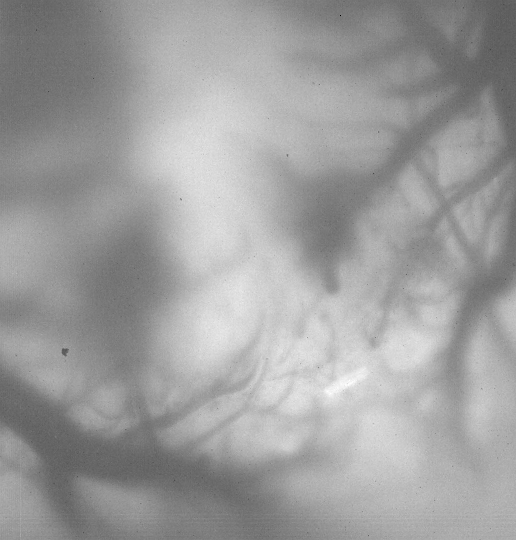
#> input picture frame_1.png, 516 x 540 px
$ python -i ext_visualizer_v2.py   (imports and definitions only)
#> lines starting #> are read from the running program, lines starting #| are printed output that depends on the picture
# ext_visualization_enhanced.py
import h5py
import numpy as np
import matplotlib.pyplot as plt
import cv2
from pathlib import Path
import warnings

class EfficientVideoExporter:
    def __init__(self, data, original_fps=500.67):
        self.data = data
        self.original_fps = original_fps

    def separate_interleaved_frames(self, frame_indices):
        """
        Separate interleaved low/high contrast frames

        Parameters:
        - frame_indices: List of frame indices to separate

        Returns:
        - low_contrast_frames: Even indices (0, 2, 4, ...)
        - high_contrast_frames: Odd indices (1, 3, 5, ...)
        """
        low_contrast_frames = []
        high_contrast_frames = []

        for idx in frame_indices:
            if idx % 2 == 0:  # Even frames - low contrast
                low_contrast_frames.append(idx)
            else:  # Odd frames - high contrast
                high_contrast_frames.append(idx)

        return low_contrast_frames, high_contrast_frames

    def export_separated_frames(self, frame_indices, output_base_path, target_fps=500.67,
                               normalize=True, add_frame_info=True, export_both=True):
        """
        Export separated low/high contrast frames

        Parameters:
        - frame_indices: List of frame indices to process
        - output_base_path: Base path for output files (will add _low and _high suffixes)
        - target_fps: Target FPS for output video
        - normalize: Whether to normalize intensity for better contrast
        - add_frame_info: Whether to overlay frame number and timestamp
        - export_both: If True, exports both separated and combined videos
        """

        # Separate frames
        low_frames, high_frames = self.separate_interleaved_frames(frame_indices)

        print(f"Separated {len(frame_indices)} frames:")
        print(f"  Low contrast frames: {len(low_frames)}")
        print(f"  High contrast frames: {len(high_frames)}")

        # Export low contrast frames
        if low_frames:
            low_output = output_base_path.replace('.mp4', '_low_contrast.mp4')
            self.export_frames_to_video(low_frames, low_output, target_fps,
                                      normalize, add_frame_info)

        # Export high contrast frames
        if high_frames:
            high_output = output_base_path.replace('.mp4', '_high_contrast.mp4')
            self.export_frames_to_video(high_frames, high_output, target_fps,
                                       normalize, add_frame_info)

        # Export combined comparison if requested
        if export_both and low_frames and high_frames:
            comparison_output = output_base_path.replace('.mp4', '_comparison.mp4')
            min_len = min(len(low_frames), len(high_frames))
            self.export_comparison_video(low_frames[:min_len], high_frames[:min_len],
                                       comparison_output, target_fps, side_by_side=True)

    def export_frames_to_video(self, frame_indices, output_path, target_fps=500.67,
                              normalize=True, add_frame_info=True):
        """
        Export frames to MP4 video using OpenCV

        Parameters:
        - frame_indices: List of frame indices to export
        - output_path: Output video file path
        - target_fps: Target FPS for output video (default 500.67)
        - normalize: Whether to normalize intensity for better contrast
        - add_frame_info: Whether to overlay frame number and timestamp
        """

        # Ensure output directory exists
        Path(output_path).parent.mkdir(parents=True, exist_ok=True)

        # Get frame dimensions
        height, width = self.data[0].shape

        # Add padding for text if needed
        text_padding = 60 if add_frame_info else 0
        video_height = height + text_padding

        # Define codec and create VideoWriter
        fourcc = cv2.VideoWriter_fourcc(*'mp4v')
        out = cv2.VideoWriter(output_path, fourcc, target_fps, (width, video_height))

        if not out.isOpened():
            print(f"Error: Could not open video writer for {output_path}")
            return

        print(f"Exporting {len(frame_indices)} frames to {output_path}")
        print(f"Target FPS: {target_fps}, Original FPS: {self.original_fps}")

        for i, frame_idx in enumerate(frame_indices):
            if i % 100 == 0:
                print(f"Processing frame {i+1}/{len(frame_indices)}")

            # Get frame data
            frame_data = self.data[frame_idx].astype(np.float32)

            # Normalize for better visualization
            if normalize:
                frame_min, frame_max = frame_data.min(), frame_data.max()
                if frame_max > frame_min:
                    frame_data = (frame_data - frame_min) / (frame_max - frame_min)
                    frame_data = (frame_data * 255).astype(np.uint8)
                else:
                    frame_data = np.zeros_like(frame_data, dtype=np.uint8)
            else:
                # Scale 16-bit to 8-bit if needed
                if frame_data.max() > 255:
                    frame_data = (frame_data / (frame_data.max() / 255)).astype(np.uint8)
                else:
                    frame_data = frame_data.astype(np.uint8)

            # Convert to RGB (OpenCV uses BGR)
            frame_rgb = cv2.cvtColor(frame_data, cv2.COLOR_GRAY2BGR)

            # Add text overlay if requested
            if add_frame_info:
                # Create larger frame with text area
                frame_with_text = np.zeros((video_height, width, 3), dtype=np.uint8)
                frame_with_text[text_padding:, :] = frame_rgb

                # Add frame info
                timestamp_ms = frame_idx / self.original_fps * 1000
                contrast_type = "Low" if frame_idx % 2 == 0 else "High"

                text1 = f"Frame: {frame_idx:4d} ({contrast_type})"
                text2 = f"Time: {timestamp_ms:6.2f}ms"
                text3 = f"Mean: {np.mean(self.data[frame_idx]):6.1f}"

                cv2.putText(frame_with_text, text1, (10, 20),
                           cv2.FONT_HERSHEY_SIMPLEX, 0.6, (255, 255, 255), 1)
                cv2.putText(frame_with_text, text2, (10, 40),
                           cv2.FONT_HERSHEY_SIMPLEX, 0.6, (255, 255, 255), 1)
                cv2.putText(frame_with_text, text3, (200, 20),
                           cv2.FONT_HERSHEY_SIMPLEX, 0.6, (255, 255, 255), 1)

                frame_rgb = frame_with_text

            out.write(frame_rgb)

        out.release()
        print(f"Video saved: {output_path}")

    def export_comparison_video(self, early_frames, later_frames, output_path,
                               target_fps=500.67, side_by_side=True):
        """
        Export side-by-side comparison video
        """
        if len(early_frames) != len(later_frames):
            min_len = min(len(early_frames), len(later_frames))
            early_frames = early_frames[:min_len]
            later_frames = later_frames[:min_len]

        # Ensure output directory exists
        Path(output_path).parent.mkdir(parents=True, exist_ok=True)

        height, width = self.data[0].shape

        if side_by_side:
            video_width = width * 2 + 20  # 20px separator
            video_height = height + 80    # 80px for text
        else:
            video_width = width
            video_height = height * 2 + 100  # 100px for text

        fourcc = cv2.VideoWriter_fourcc(*'mp4v')
        out = cv2.VideoWriter(output_path, fourcc, target_fps, (video_width, video_height))

        print(f"Exporting comparison video: {output_path}")

        for i in range(len(early_frames)):
            if i % 50 == 0:
                print(f"Processing comparison frame {i+1}/{len(early_frames)}")

            # Get and normalize both frames
            early_data = self.data[early_frames[i]].astype(np.float32)
            later_data = self.data[later_frames[i]].astype(np.float32)

            # Normalize each frame independently
            early_min, early_max = early_data.min(), early_data.max()
            if early_max > early_min:
                early_norm = (early_data - early_min) / (early_max - early_min)
            else:
                early_norm = np.zeros_like(early_data)

            later_min, later_max = later_data.min(), later_data.max()
            if later_max > later_min:
                later_norm = (later_data - later_min) / (later_max - later_min)
            else:
                later_norm = np.zeros_like(later_data)

            early_frame = (early_norm * 255).astype(np.uint8)
            later_frame = (later_norm * 255).astype(np.uint8)

            # Convert to RGB
            early_rgb = cv2.cvtColor(early_frame, cv2.COLOR_GRAY2BGR)
            later_rgb = cv2.cvtColor(later_frame, cv2.COLOR_GRAY2BGR)

            # Create combined frame
            combined = np.zeros((video_height, video_width, 3), dtype=np.uint8)

            if side_by_side:
                # Side by side layout
                combined[80:80+height, :width] = early_rgb
                combined[80:80+height, width+20:] = later_rgb

                # Add separating line
                combined[:, width:width+20] = [100, 100, 100]

                # Determine contrast types
                early_type = "Low" if early_frames[i] % 2 == 0 else "High"
                later_type = "Low" if later_frames[i] % 2 == 0 else "High"

                # Add labels
                cv2.putText(combined, f"{early_type} Contrast Frame {early_frames[i]}", (10, 30),
                           cv2.FONT_HERSHEY_SIMPLEX, 0.6, (0, 255, 0), 2)
                cv2.putText(combined, f"{later_type} Contrast Frame {later_frames[i]}", (width+30, 30),
                           cv2.FONT_HERSHEY_SIMPLEX, 0.6, (0, 100, 255), 2)

                # Add timing info
                early_time = early_frames[i] / self.original_fps * 1000
                later_time = later_frames[i] / self.original_fps * 1000
                cv2.putText(combined, f"t={early_time:.2f}ms", (10, 60),
                           cv2.FONT_HERSHEY_SIMPLEX, 0.5, (255, 255, 255), 1)
                cv2.putText(combined, f"t={later_time:.2f}ms", (width+30, 60),
                           cv2.FONT_HERSHEY_SIMPLEX, 0.5, (255, 255, 255), 1)

            out.write(combined)

        out.release()
        print(f"Comparison video saved: {output_path}")

    def export_all_1500_frames_at_500_67_fps(self, start_frame=0):
        """
        Export all 1500 frames at 500.67 fps with proper separation
        - Original 1500 frames at 500.67 fps
        - 750 low contrast frames (even indices) at 500.67 fps
        - 750 high contrast frames (odd indices) at 500.67 fps
        """
        # Get all 1500 frames
        max_frames = min(1500, len(self.data) - start_frame)
        all_frame_indices = list(range(start_frame, start_frame + max_frames))

        print(f"Processing {len(all_frame_indices)} frames total")

        # 1. Export ALL 1500 frames at 500.67 fps
        all_output = "data/animations/E1B1_all_1500_frames_500_67fps.mp4"
        self.export_frames_to_video(all_frame_indices, all_output, target_fps=500.67)

        # 2. Separate into low/high contrast
        low_frames, high_frames = self.separate_interleaved_frames(all_frame_indices)

        print(f"Separated frames:")
        print(f"  Low contrast frames: {len(low_frames)} (should be 750)")
        print(f"  High contrast frames: {len(high_frames)} (should be 750)")

        # 3. Export 750 low contrast frames at 500.67 fps
        if low_frames:
            low_output = "data/animations/E1B1_low_contrast_750_frames_500_67fps.mp4"
            self.export_frames_to_video(low_frames, low_output, target_fps=500.67, add_frame_info=True)

        # 4. Export 750 high contrast frames at 500.67 fps
        if high_frames:
            high_output = "data/animations/E1B1_high_contrast_750_frames_500_67fps.mp4"
            self.export_frames_to_video(high_frames, high_output, target_fps=500.67, add_frame_info=True)

        # 5. Optional: Create side-by-side comparison of first 375 frames from each
        if low_frames and high_frames:
            comparison_output = "data/animations/E1B1_low_vs_high_contrast_comparison_500_67fps.mp4"
            min_len = min(375, len(low_frames), len(high_frames))  # Compare first 375 of each
            self.export_comparison_video(low_frames[:min_len], high_frames[:min_len],
                                       comparison_output, target_fps=500.67, side_by_side=True)

# Usage:
# [14 lines not run here, left out]

    # Additional examples for different ranges:

    # # Example 1: Export first 750 frames with separation
    # frame_indices = list(range(750))
    # exporter.export_separated_frames(frame_indices,
    #                                 "data/animations/early_750_separated.mp4",
    #                                 target_fps=500.67)

    # # Example 2: Export frames 750-1499 with separation
    # if len(data) > 1499:
    #     later_indices = list(range(750, 1500))
    #     exporter.export_separated_frames(later_indices,
    #                                     "data/animations/later_750_separated.mp4",
    #                                     target_fps=500.67)

    #     # Example 3: Compare low contrast frames from early vs later
    #     early_low, early_high = exporter.separate_interleaved_frames(range(750))
    #     later_low, later_high = exporter.separate_interleaved_frames(range(750, 1500))

    #     min_len = min(len(early_low), len(later_low))
    #     exporter.export_comparison_video(early_low[:min_len], later_low[:min_len],
    #                                    "data/animations/low_contrast_comparison.mp4",
    #                                    target_fps=500.67)

>>> import cv2
>>> picture = cv2.imread('frame_1.png')
#> picture is the input picture: shape (540, 516, 3); min 0, max 255, mean 158.1
>>> result = EfficientVideoExporter(picture).export_all_1500_frames_at_500_67_fps()
#> in export_all_1500_frames_at_500_67_fps, `max_frames = min(1500, len(self.data) - start_frame)`: max_frames = 540
#| Processing 540 frames total
#| Exporting 540 frames to data/animations/E1B1_all_1500_frames_500_67fps.mp4
#> the loop in export_frames_to_video, `for i, frame_idx in enumerate(frame_indices):` made 540 passes
#> (frame_min, frame_max, text3) on passes 1 to 12: (90, 170, 'Mean:  128.0'), (91, 172, 'Mean:  127.4'), (92, 171, 'Mean:  127.9'), (92, 174, 'Mean:  128.3'), (76, 172, 'Mean:  127.9'), (88, 170, 'Mean:  127.8'), (90, 172, 'Mean:  128.5'), (87, 175, 'Mean:  129.1'), (88, 172, 'Mean:  130.0'), (89, 177, 'Mean:  129.7'), (93, 175, 'Mean:  130.0'), (85, 176, 'Mean:  131.3')
#> (frame_min, frame_max) on pass 100: (97, 215)
#|   Low contrast frames: 270 (should be 750)
#|   High contrast frames: 270 (should be 750)
#| Exporting 270 frames to data/animations/E1B1_low_contrast_750_frames_500_67fps.mp4
#| Exporting 270 frames to data/animations/E1B1_high_contrast_750_frames_500_67fps.mp4
#> after the loop in export_comparison_video, `for i in range(len(early_frames)):`:
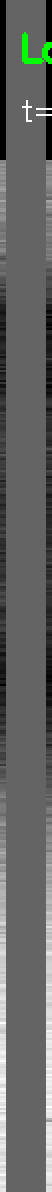
#> combined: shape (596, 26, 3) (shown 2 times larger); mean B, G, R 99.5, 101.2, 99.5
